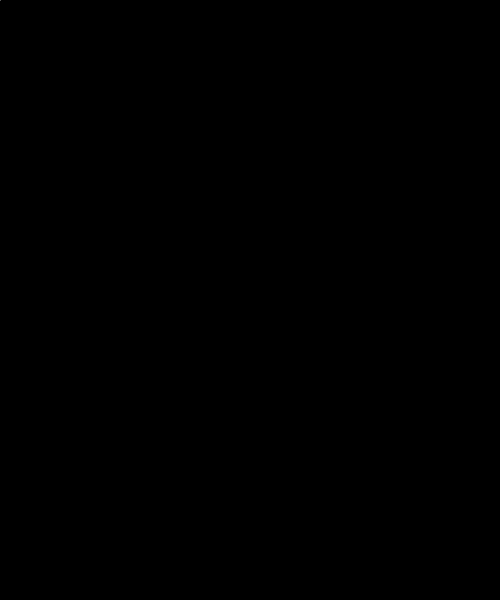
Frame 1 (no input)
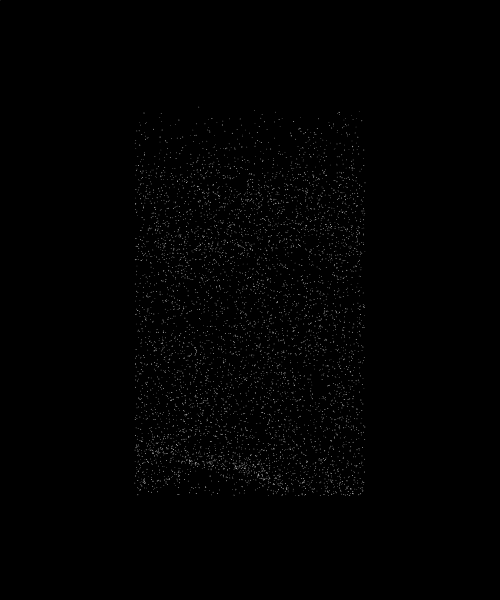
Frame 60 (no input)
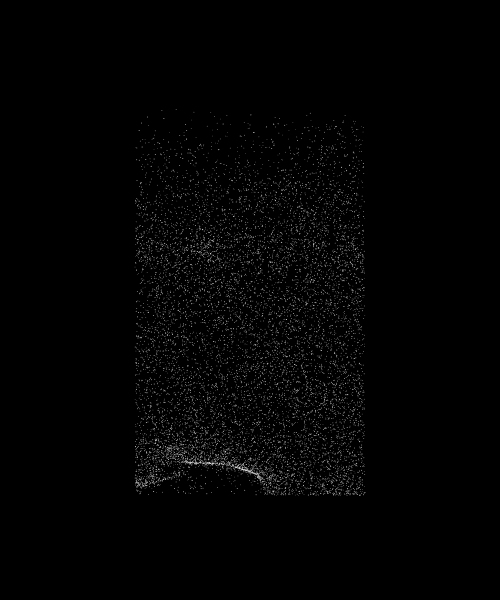
Frame 120 (the mouse pressed at the canvas centre since frame 60)

The p5.js sketch that drew these frames (run headless with seeded random() and noise() and a simulated clock; from frame 60 on, the mouse is pressed at the canvas centre):

// p5.js sketch
// ── sketch.js
let particles = [];

function setup() {
  createCanvas(500, 600);
  fill(240);
  noStroke();
}

function draw() {
  background(0);

  for (let i = 0; i < 100; i++) {
    particles.push(new Particle());
  }

  for (let p of particles) {
    p.update();
    p.display();
    p.borders();
  }
}

// ── particle.js
class Particle{

  constructor(){
    this.posX = 0;
    this.posY = random(-50, 0);
    this.size = random(0.5, 1);
    this.incr = 0.001;
  }

  update(){
    this.incr += 0.0002;
    //noise(x, [y], [z])
    let n = noise(this.posX * 0.005, this.posY * 0.01, this.incr);
    let PRLN = n * TWO_PI / 1.4;

    this.posX += random(-0.2, 0.2) * cos(PRLN);
    this.posY += 1.5 * sin(PRLN);
  }

  display(){
    ellipse(this.posX, this.posY, this.size);
  }

  borders() {
    if (this.posX < 135) {
      this.posX = random(135, width-135);
    }
    if (this.posX > width-135 ) {
      this.posX = random(135, width-135);
    }
    if (this.posY < 105 ) {
      this.posY = random(105, height-105);
    }
    if (this.posY > height-105) {
      this.posY = random(105, height-105);
    }
  }

}
